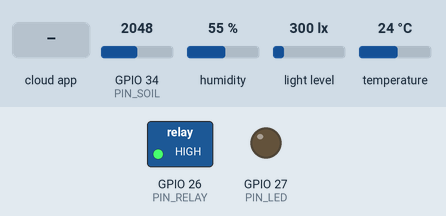
Recording of a program running on a simulated ESP32. Parts: switched loads named in the program (green lamp = pin HIGH), output pins drawn as LEDs (lit = HIGH). The test bench sets the inputs (shaded band); at power-on: GPIO 34 (PIN_SOIL) = 2048, humidity 55 %, light level 300 lx, temperature 24 °C (analog values on the 0–4095 scale). WiFi joins after 1.5 s; servers stay silent unless stated; the local clock reads 2024-03-15 10:24:30 at power-on unless the program sets it; the Firebase database answers and starts empty; what the program prints to the serial monitor is not drawn.

Above: at 3.0 s.
3.1 s: the phone or cloud app sets ESP32_NODE_001 to 1
At 4.6 s:
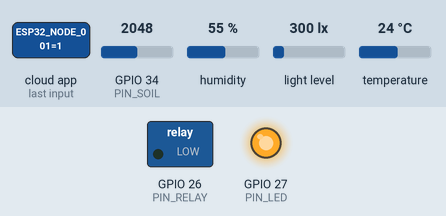
16.7 s: the phone or cloud app sets ESP32_NODE_001 to 0
At 19.2 s:
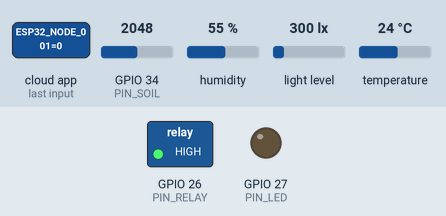
Timing chart, 0 to 20.7 s (numbered marks = the images above; inputs shaded):
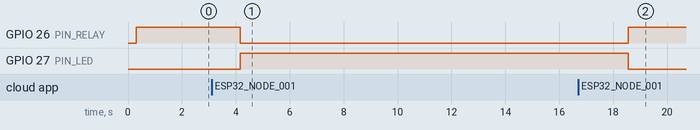

The program:

main.cpp
```cpp
// Smart farming zone node: ESP32 + soil sensor (+ DHT22/BH1750 on zone 1) + relay + LED.
// Writes readings to /sensors/<node> and history, reads /pump/active/<node> (manual mode)
// or decides on its own from soil moisture (auto mode), and raises alerts to /alerts.
#include <Arduino.h>
#include <WiFi.h>
#include <time.h>
#include <Wire.h>
#include <Firebase_ESP_Client.h>
#include <addons/TokenHelper.h>
#include <addons/RTDBHelper.h>

#include "config.h"
#include "secrets.h"

#if HAS_DHT
#include <DHT.h>
#endif
#if HAS_LIGHT
#include <BH1750.h>
#endif

FirebaseData fbdo;
FirebaseAuth fbAuth;
FirebaseConfig fbConfig;

#if HAS_DHT
DHT dht(PIN_DHT, DHT22);
float lastTemp = NAN, lastHum = NAN;
bool dhtFault = false;
#endif
#if HAS_LIGHT
BH1750 lightMeter;
bool lightAvailable = false;
#endif

// ---- state ----
bool wantOn = false;          // manual mode: last command read from Firebase
bool outputOn = false;        // what the relay/LED are doing now
bool lockout = false;         // max-run reached: stay OFF until the command / soil resets it
bool soilFault = false;
unsigned long soilBadSince = 0;
unsigned long lastCommandOk = 0;
unsigned long onSince = 0;
unsigned long lastSensorMs = 0, lastCommandMs = 0, lastHistoryMs = 0, lastConfigMs = 0;
float soilPct = NAN;

// ---- zone settings (from /zones/<node>) ----
bool autoMode = false;
float soilLow = DEFAULT_SOIL_LOW, soilHigh = DEFAULT_SOIL_HIGH;
float soilAlertTh = DEFAULT_SOIL_ALERT, tempAlertTh = DEFAULT_TEMP_ALERT;
bool autoOn = false;          // auto mode: the node's own decision
int lastMirrored = -1;        // auto mode: last value written to /pump/active (-1 = none yet)

// ---- alert state (edge-triggered so one problem is one alert) ----
bool soilAlertActive = false, faultAlertSent = false, tempAlertActive = false;
unsigned long lastSoilAlertMs = 0, lastFaultAlertMs = 0, lastTempAlertMs = 0;

// ---- output ----
void setOutput(bool on) {
  if (on == outputOn) return;
  outputOn = on;
  digitalWrite(PIN_RELAY, (on != RELAY_ACTIVE_LOW) ? HIGH : LOW);
  digitalWrite(PIN_LED, on ? HIGH : LOW);
  if (on) onSince = millis();
  Serial.printf("[out] %s\n", on ? "ON" : "OFF");
}

// ---- soil ----
int readSoilRaw() {
  uint32_t sum = 0;
  for (int i = 0; i < 16; i++) { sum += analogRead(PIN_SOIL); delay(2); }
  return sum / 16;
}

float rawToPercent(int raw) {
  float pct = (float)(raw - DRY_RAW) * 100.0f / (float)(WET_RAW - DRY_RAW);
  return constrain(pct, 0.0f, 100.0f);
}

void updateSoil() {
  int raw = readSoilRaw();
  bool valid = raw >= SOIL_RAW_MIN && raw <= SOIL_RAW_MAX;
  if (valid) {
    soilPct = rawToPercent(raw);
    soilBadSince = 0;
    soilFault = false;
  } else {
    soilPct = NAN;
    if (!soilBadSince) soilBadSince = millis();
    if (millis() - soilBadSince >= FAULT_AFTER_MS) soilFault = true;
  }
  Serial.printf("[soil] raw=%d pct=%s%s\n", raw,
                isnan(soilPct) ? "invalid" : String(soilPct, 1).c_str(),
                soilFault ? " FAULT" : "");
}

// ---- Wi-Fi / time ----
void connectWifi() {
  WiFi.mode(WIFI_STA);
  WiFi.setAutoReconnect(true);
  WiFi.begin(WIFI_SSID, WIFI_PASSWORD);
  Serial.print("[wifi] connecting");
  unsigned long t0 = millis();
  while (WiFi.status() != WL_CONNECTED && millis() - t0 < 20000) { delay(300); Serial.print('.'); }
  Serial.println(WiFi.status() == WL_CONNECTED ? " ok" : " failed (will keep retrying)");
}

int64_t epochMs() {
  time_t now = time(nullptr);
  return now > 1700000000 ? (int64_t)now * 1000LL : 0;
}

// ---- Firebase ----
// Lux from the BH1750, or NAN when it is not fitted / read failed (never write 0).
float readLux() {
#if HAS_LIGHT
  if (lightAvailable) {
    float lux = lightMeter.readLightLevel();
    if (lux >= 0) return lux;
  }
#endif
  return NAN;
}

void writeSensors() {
  if (!Firebase.ready()) return;
  FirebaseJson json;
  if (!isnan(soilPct)) json.set("soilMoisture", soilPct);
#if HAS_DHT
  if (!isnan(lastTemp)) json.set("temperature", lastTemp);
  if (!isnan(lastHum)) json.set("humidity", lastHum);
  json.set("dhtFault", dhtFault);
#endif
  float lux = readLux();
  if (!isnan(lux)) json.set("light", lux);
  json.set("status", soilFault ? "fault" : "online");
  json.set("nodeId", NODE_ID);
  json.set("mode", autoMode ? "auto" : "manual");
  json.set("relayOn", outputOn);          // acknowledgement: command sent vs actually running
  int64_t ts = epochMs();
  if (ts) json.set("timestamp", (double)ts);

  String path = String(SENSORS_PATH) + NODE_ID;
  if (!Firebase.RTDB.setJSON(&fbdo, path.c_str(), &json))
    Serial.printf("[fb] write failed: %s\n", fbdo.errorReason().c_str());
}

// One record per interval under /history/<node> for the charts. Push keys keep time order.
void pushHistory() {
  int64_t ts = epochMs();
  if (!Firebase.ready() || isnan(soilPct) || !ts) return;
  FirebaseJson json;
  json.set("ts", (double)ts);
  json.set("soilMoisture", soilPct);
  json.set("relayOn", outputOn);          // lets the app total how long each zone ran
#if HAS_DHT
  if (!isnan(lastTemp)) json.set("temperature", lastTemp);
  if (!isnan(lastHum)) json.set("humidity", lastHum);
#endif
  float lux = readLux();
  if (!isnan(lux)) json.set("light", lux);
  String path = String(HISTORY_PATH) + NODE_ID;
  if (!Firebase.RTDB.pushJSON(&fbdo, path.c_str(), &json))
    Serial.printf("[fb] history failed: %s\n", fbdo.errorReason().c_str());
}

// ---- zone settings ----
void setAutoMode(bool on) {
  if (on == autoMode) return;
  autoMode = on;
  autoOn = false;
  lockout = false;
  lastMirrored = -1;
  Serial.printf("[mode] %s\n", on ? "AUTO" : "MANUAL");
  if (!on) {
    // Manual always starts OFF: don't inherit whatever auto left running.
    wantOn = false;
    lastCommandOk = millis();
    setOutput(false);
    String path = String(PUMP_PATH) + NODE_ID;
    Firebase.RTDB.setBool(&fbdo, path.c_str(), false);
  }
}

void readConfig() {
  if (!Firebase.ready()) return;
  String path = String(CONFIG_PATH) + NODE_ID;
  bool wantAuto = false;

  if (Firebase.RTDB.getJSON(&fbdo, path.c_str())) {
    // Read every field before touching fbdo again: setAutoMode() may reuse it.
    FirebaseJson &json = fbdo.jsonObject();
    FirebaseJsonData d;

    wantAuto = json.get(d, "mode") && d.stringValue == "auto";

    float v;
    v = json.get(d, "soilLow") ? d.to<float>() : DEFAULT_SOIL_LOW;     soilLow = constrain(v, 0, 100);
    v = json.get(d, "soilHigh") ? d.to<float>() : DEFAULT_SOIL_HIGH;   soilHigh = constrain(v, 0, 100);
    v = json.get(d, "soilAlert") ? d.to<float>() : DEFAULT_SOIL_ALERT; soilAlertTh = constrain(v, 0, 100);
    v = json.get(d, "tempAlert") ? d.to<float>() : DEFAULT_TEMP_ALERT; tempAlertTh = constrain(v, 0, 80);
    if (soilHigh <= soilLow) soilHigh = min(100.0f, soilLow + 5.0f);   // keep a gap so it can't flicker
  } else if (fbdo.errorReason() != "path not exist") {
    Serial.printf("[fb] config failed: %s\n", fbdo.errorReason().c_str());
    return;                                                           // keep current mode on errors
  }

  setAutoMode(wantAuto);
}

// ---- alerts: written by the node so the log fills even when nobody has the app open ----
bool pushAlert(const char *type, const char *severity, float value) {
  int64_t ts = epochMs();
  if (!Firebase.ready() || !ts) return false;
  FirebaseJson json;
  json.set("ts", (double)ts);
  json.set("node", NODE_ID);
  json.set("type", type);
  json.set("severity", severity);
  if (!isnan(value)) json.set("value", value);
  json.set("read", false);
  bool ok = Firebase.RTDB.pushJSON(&fbdo, ALERTS_PATH, &json);
  if (!ok) Serial.printf("[fb] alert failed: %s\n", fbdo.errorReason().c_str());
  else Serial.printf("[alert] %s\n", type);
  return ok;
}

bool cooledDown(unsigned long last) {
  return last == 0 || millis() - last >= ALERT_COOLDOWN_MS;
}

void checkAlerts() {
  if (!isnan(soilPct)) {
    if (!soilAlertActive && soilPct < soilAlertTh && cooledDown(lastSoilAlertMs)) {
      if (pushAlert("soil_low", "critical", soilPct)) { soilAlertActive = true; lastSoilAlertMs = millis(); }
    } else if (soilAlertActive && soilPct >= soilAlertTh + 5.0f) {
      soilAlertActive = false;
    }
  }

  if (soilFault && !faultAlertSent && cooledDown(lastFaultAlertMs)) {
    if (pushAlert("sensor_fault", "critical", NAN)) { faultAlertSent = true; lastFaultAlertMs = millis(); }
  } else if (!soilFault) {
    faultAlertSent = false;
  }

#if HAS_DHT
  if (!isnan(lastTemp)) {
    if (!tempAlertActive && lastTemp > tempAlertTh && cooledDown(lastTempAlertMs)) {
      if (pushAlert("temp_high", "critical", lastTemp)) { tempAlertActive = true; lastTempAlertMs = millis(); }
    } else if (tempAlertActive && lastTemp <= tempAlertTh - 1.0f) {
      tempAlertActive = false;
    }
  }
#endif
}

// ---- command ----
void readCommand() {
  if (!Firebase.ready()) return;
  String path = String(PUMP_PATH) + NODE_ID;

  if (autoMode) {
    // The node decides. Mirror its state to /pump/active so the app shows what is happening.
    if (lastMirrored != (int)outputOn && Firebase.RTDB.setBool(&fbdo, path.c_str(), outputOn))
      lastMirrored = outputOn;
    return;
  }

  if (Firebase.RTDB.getBool(&fbdo, path.c_str())) {
    wantOn = fbdo.boolData();
    lastCommandOk = millis();
    if (!wantOn) lockout = false;
  } else if (fbdo.errorReason() == "path not exist") {
    wantOn = false;               // no node yet: treat as OFF, but the link is healthy
    lastCommandOk = millis();
    lockout = false;
  } else {
    Serial.printf("[fb] read failed: %s\n", fbdo.errorReason().c_str());
  }
}

void clearCommand() {
  if (!Firebase.ready()) return;
  String path = String(PUMP_PATH) + NODE_ID;
  Firebase.RTDB.setBool(&fbdo, path.c_str(), false);
  lastMirrored = 0;
}

// ---- output decision: safety first ----
void applyPolicy() {
  if (outputOn && millis() - onSince >= MAX_ON_MS) {
    Serial.println("[safe] max run time reached, forcing OFF");
    lockout = true;
    autoOn = false;
    setOutput(false);
    clearCommand();
    wantOn = false;
    return;
  }

  if (autoMode) {
    // Edge control: works with or without Wi-Fi, bounded by the max run time above.
    if (lockout && !isnan(soilPct) && soilPct >= soilHigh) lockout = false;   // soil recovered
    if (isnan(soilPct) || soilFault) autoOn = false;
    else if (!autoOn && soilPct < soilLow && !lockout) autoOn = true;
    else if (autoOn && soilPct >= soilHigh) autoOn = false;
    setOutput(autoOn && !soilFault && !lockout);
    return;
  }

  bool linkOk = WiFi.status() == WL_CONNECTED && lastCommandOk &&
                millis() - lastCommandOk < FAILSAFE_AFTER_MS;
  setOutput(wantOn && linkOk && !soilFault && !lockout);
}

void setup() {
  Serial.begin(115200);
  delay(300);
  Serial.printf("\n== %s (zone %d) ==\n", NODE_ID, ZONE_ID);

  // Outputs off before anything else.
  pinMode(PIN_RELAY, OUTPUT);
  pinMode(PIN_LED, OUTPUT);
  digitalWrite(PIN_RELAY, RELAY_ACTIVE_LOW ? HIGH : LOW);
  digitalWrite(PIN_LED, LOW);

  analogReadResolution(12);
  analogSetPinAttenuation(PIN_SOIL, ADC_11db);

#if HAS_DHT
  dht.begin();
#endif
#if HAS_LIGHT
  Wire.begin(PIN_SDA, PIN_SCL);
  lightAvailable = lightMeter.begin(BH1750::CONTINUOUS_HIGH_RES_MODE);
  Serial.println(lightAvailable ? "[light] BH1750 ready" : "[light] BH1750 not found, light skipped");
#endif

  connectWifi();
  configTime(0, 0, "pool.ntp.org", "time.google.com");

  fbConfig.api_key = FIREBASE_API_KEY;
  fbConfig.database_url = FIREBASE_DATABASE_URL;
  fbAuth.user.email = FIREBASE_USER_EMAIL;
  fbAuth.user.password = FIREBASE_USER_PASSWORD;
  fbConfig.token_status_callback = tokenStatusCallback;
  fbdo.setBSSLBufferSize(4096, 1024);
  Firebase.reconnectNetwork(true);
  Firebase.begin(&fbConfig, &fbAuth);
}

void loop() {
  unsigned long now = millis();

  if (now - lastConfigMs >= CONFIG_INTERVAL_MS) {
    lastConfigMs = now;
    readConfig();
  }

  if (now - lastCommandMs >= COMMAND_INTERVAL_MS) {
    lastCommandMs = now;
    readCommand();
  }

  if (now - lastSensorMs >= SENSOR_INTERVAL_MS) {
    lastSensorMs = now;
    updateSoil();
#if HAS_DHT
    float t = dht.readTemperature(), h = dht.readHumidity();
    if (!isnan(t) && !isnan(h) && t > -40 && t < 80 && h >= 0 && h <= 100) {
      lastTemp = t; lastHum = h; dhtFault = false;
    } else {
      dhtFault = true;            // keep previous values, never write zeros
      Serial.println("[dht] read failed");
    }
    Serial.printf("[dht] %.1fC %.0f%%\n", lastTemp, lastHum);
#endif
    applyPolicy();
    checkAlerts();
    writeSensors();
  }

  if (now - lastHistoryMs >= HISTORY_INTERVAL_MS) {
    lastHistoryMs = now;
    if (now > SENSOR_INTERVAL_MS) pushHistory();   // skip the very first tick: no soil value yet
  }

  applyPolicy();
  delay(20);
}
```

secrets.h
```cpp
// Git-ignored. Never commit.
#pragma once

#define WIFI_SSID       "0xNeoNet"
#define WIFI_PASSWORD   "#0xN3onet5$"

#define FIREBASE_API_KEY       "AIzaSyBYzZEHlWPEVsF6rlnE92EN-VVL5g-sjWs"
#define FIREBASE_DATABASE_URL  "https://smart-farming-9457f-default-rtdb.asia-southeast1.firebasedatabase.app/"

// Email/password account created in Firebase Authentication (shared by all 4 nodes).
#define FIREBASE_USER_EMAIL     "node@smartfarm.test"
#define FIREBASE_USER_PASSWORD  "smartfarm123$"
```

config.h
```cpp
#pragma once
#include <Arduino.h>

// ---- Zone identity: set per environment in platformio.ini (-DZONE_ID=n) ----
#ifndef ZONE_ID
#define ZONE_ID 1
#endif

#define STR_(x) #x
#define STR(x) STR_(x)
// ESP32_NODE_001 .. ESP32_NODE_004
static const char NODE_ID[] = "ESP32_NODE_00" STR(ZONE_ID);

// Zone 1 carries the shared DHT22 and BH1750.
#define HAS_DHT   (ZONE_ID == 1)
#define HAS_LIGHT (ZONE_ID == 1)

// ---- Firebase paths (report Table 4.4 / Appendix A.5; confirm against the app) ----
#define SENSORS_PATH "/sensors/"       // + NODE_ID
#define PUMP_PATH    "/pump/active/"   // + NODE_ID  (key may be a zone id in the app: check)
#define CONFIG_PATH  "/zones/"         // + NODE_ID: mode, soilLow, soilHigh, soilAlert, tempAlert
#define ALERTS_PATH  "/alerts"         // pushed by nodes when a problem starts
#define HISTORY_PATH "/history/"       // + NODE_ID, one pushed record per interval (charts)

// ---- Pins ----
#define PIN_SOIL   34   // ADC1
#define PIN_RELAY  26
#define PIN_LED    27
#define PIN_DHT     4
#define PIN_SDA    21
#define PIN_SCL    22

// Opto relay boards often switch ON with LOW. Test first, then fix this one flag.
#define RELAY_ACTIVE_LOW true

// ---- Soil calibration (raw 12-bit ADC). Capacitive probe: high raw = dry. ----
// Replace per node after calibration (report Appendix F.2).
#define DRY_RAW 3350   // zone 4 probe: 3359 in air (zone 1: 3270-3335)
#define WET_RAW 1330   // zone 4 probe: 1314-1353 in water to the line
// Raw values outside this window mean a disconnected or shorted probe.
#define SOIL_RAW_MIN 100
#define SOIL_RAW_MAX 4000

// ---- Timing (ms) ----
#define SENSOR_INTERVAL_MS   5000UL   // matches the app's firmware info (5000 ms)
#define COMMAND_INTERVAL_MS  2000UL
#define CONFIG_INTERVAL_MS  10000UL   // how often zone settings are re-read
#define ALERT_COOLDOWN_MS  600000UL   // same alert type at most every 10 min
#define HISTORY_INTERVAL_MS 60000UL   // one history record per minute (report 4.12: 1 to 5 min)   // how often the on/off value is read
#define FAULT_AFTER_MS      10000UL   // soil invalid this long -> fault, output OFF
#define FAILSAFE_AFTER_MS   15000UL   // no successful command read this long -> OFF
#define MAX_ON_MS         1800000UL   // max run per start (30 min), then forced OFF

// ---- Defaults used until /zones/<node> says otherwise ----
#define DEFAULT_SOIL_LOW    30.0f   // auto mode: turn ON below this %
#define DEFAULT_SOIL_HIGH   60.0f   // auto mode: turn OFF at or above this %
#define DEFAULT_SOIL_ALERT  30.0f   // alert below this %
#define DEFAULT_TEMP_ALERT  36.0f   // alert above this C (report: about 36)
```

Measured:
- after the input at 3.1 s, GPIO 26 (PIN_RELAY): HIGH → LOW after 1.1 s; GPIO 27 (PIN_LED): LOW → HIGH after 1.1 s
- after the input at 16.7 s, GPIO 26 (PIN_RELAY): LOW → HIGH after 1.9 s; GPIO 27 (PIN_LED): HIGH → LOW after 1.9 s
